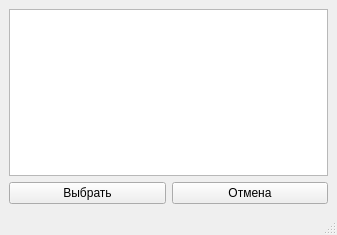
<?xml version="1.0" encoding="UTF-8"?>
<ui version="4.0">
 <class>MainWindow</class>
 <widget class="QMainWindow" name="MainWindow">
  <property name="geometry">
   <rect>
    <x>0</x>
    <y>0</y>
    <width>337</width>
    <height>235</height>
   </rect>
  </property>
  <property name="windowTitle">
   <string>Выбор OCR</string>
  </property>
  <widget class="QWidget" name="centralwidget">
   <layout class="QVBoxLayout" name="verticalLayout">
    <item>
     <widget class="QListWidget" name="listWidget"/>
    </item>
    <item>
     <layout class="QHBoxLayout" name="horizontalLayout">
      <item>
       <widget class="QPushButton" name="pushButton_2">
        <property name="text">
         <string>Выбрать</string>
        </property>
       </widget>
      </item>
      <item>
       <widget class="QPushButton" name="pushButton">
        <property name="text">
         <string>Отмена</string>
        </property>
       </widget>
      </item>
     </layout>
    </item>
   </layout>
  </widget>
  <widget class="QStatusBar" name="statusbar"/>
 </widget>
 <resources/>
 <connections/>
</ui>
